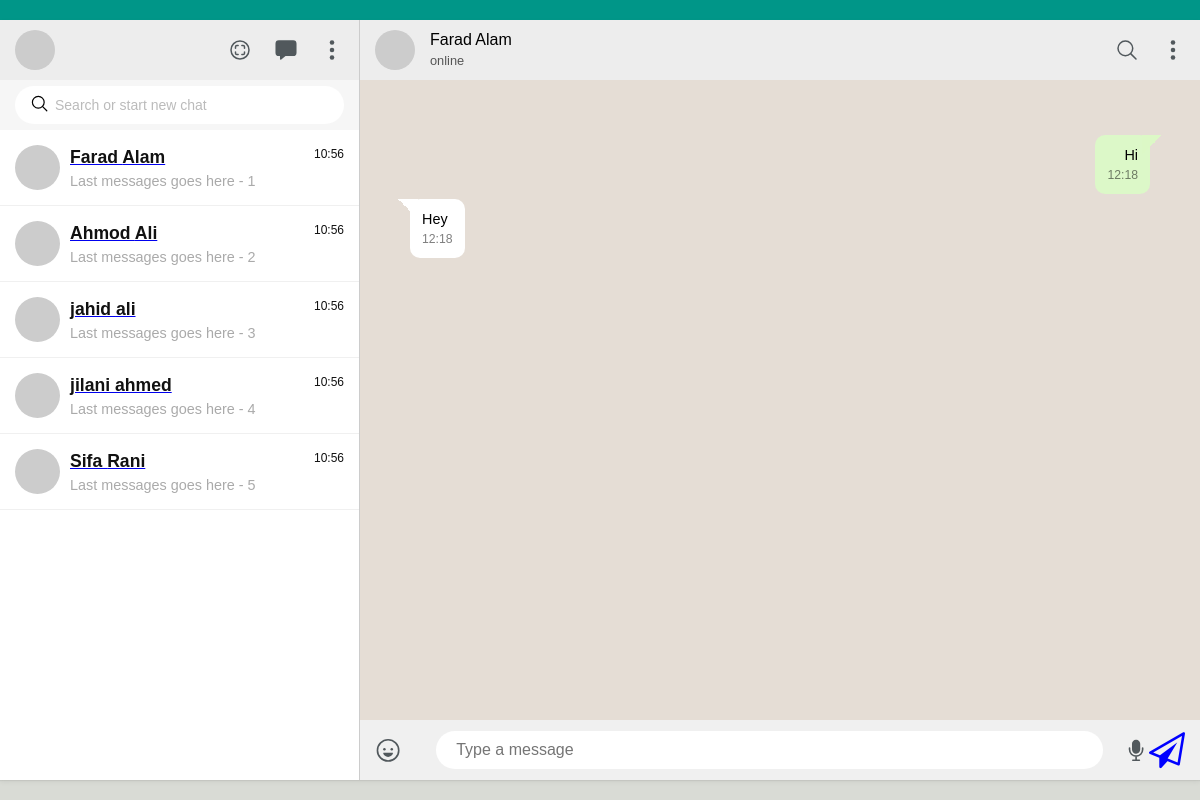
The app's page /chatapps/single-chat/1/ with its own data.
### CustomUser/models.py (models this page shows, shortened)
class CustomUser(AbstractBaseUser, PermissionsMixin):
    USER_ROLE = [
        ('1', 'Customer'),
        ('2', 'Editor'),
        ('3', 'Vendor'),
    ]
    email = models.EmailField(unique=True)
    first_name = models.CharField(max_length=30)
    last_name = models.CharField(max_length=30)
    channel_name = models.CharField(max_length=100, default=None, null=True, blank=True)
    user_role = models.CharField(choices=USER_ROLE, default=1, max_length=20)
    date_joined = models.DateTimeField(default=timezone.now)
    is_active = models.BooleanField(default=True)
    is_staff = models.BooleanField(default=True)
    objects = CustomUserManager()
    USERNAME_FIELD = 'email'
    REQUIRED_FIELDS = ['first_name', 'last_name']

### ChatApps/views.py (the view)
# urls.py: path("single-chat/<int:user_id>/", views.single_chat, name="single_chat_page")
def single_chat(request, user_id):
    chat_with_user = CustomUser.objects.get(id=user_id)
    user_list = CustomUser.objects.all().exclude(id=request.user.id)
    context= {
        "user_id": user_id,
        "chat_with_user":chat_with_user,
        "user_list":user_list,
        }
    return render(request, "chattemp/chat_with_friend.html", context)

### templates/chattemp/chat_with_friend.html (shortened to what this page needs)
{% extends "chattemp/base.html" %}
{% load static %}
{% block body_content %}
{% include 'chattemp/firend_list.html' %}
{% include 'chattemp/chat_box.html' %}
{% endblock body_content %}

### templates/chattemp/firend_list.html (shortened to what this page needs)
<div class="leftSide">
    <div class="header">
        <div class="userimg">
            <img src="https://i.pravatar.cc/150?img={{request.user.id}}" alt="" class="cover">
        </div>
        <ul class="nav_icons">
            <li><ion-icon name="scan-circle-outline"></ion-icon></li>
            <li><ion-icon name="chatbox"></ion-icon></li>
            <li><ion-icon name="ellipsis-vertical"></ion-icon></li>
        </ul>
    </div>
    <div class="search_chat">
        <div>
            <input type="text" placeholder="Search or start new chat">
            <ion-icon name="search-outline"></ion-icon>
        </div>
    </div>
    <div class="chatlist">
        {% for user in user_list %}
            <div class="block">
                <div class="imgBox">
                    <a href="{% url 'single_chat_page' user.id %}">
                        <img src="https://i.pravatar.cc/150?img={{user.id}}" class="cover" alt="">
                    </a>
                </div>
                <div class="details">
                    <div class="listHead">
                        <a href="{% url 'single_chat_page' user.id %}">
                            <h4>{{user.first_name}} {{user.last_name}}</h4>
                        </a>
                        <p class="time">10:56</p>
                    </div>
                    <div class="message_p">
                        <p id="last_messages-{{user.id}}" > Last messages goes here - {{user.id}}</p>
                    </div>
                </div>
            </div>
        {% endfor %}
    </div>
</div>

### templates/chattemp/chat_box.html (shortened to what this page needs)
<div class="rightSide">
    <div class="header">
        <div class="imgText">
            <div class="userimg">
                <img src="https://i.pravatar.cc/150?img={{chat_with_user.id}}" alt="" class="cover">
            </div>
            <h4>{{chat_with_user.first_name}} {{chat_with_user.last_name}} <br><span>online</span></h4>
        </div>
        <ul class="nav_icons">
            <li><ion-icon name="search-outline"></ion-icon></li>
            <li><ion-icon name="ellipsis-vertical"></ion-icon></li>
        </ul>
    </div>
    <div class="chatbox">
        <div class="message my_msg">
            <p>Hi <br><span>12:18</span></p>
        </div>
        <div class="message friend_msg">
            <p>Hey <br><span>12:18</span></p>
        </div>
    </div>
    <div class="chat_input">
        <ion-icon name="happy-outline"></ion-icon>
        <input id="chat-message-input" type="text" size="" placeholder="Type a message">
        <ion-icon name="mic"></ion-icon>
        <p id="chat-message-submit" ><i class="fa fa-send-o" style="font-size:36px;color:blue"></i></p>
    </div>
</div>

### static/css/main.css (style rules this page uses)
* { margin: 0; padding: 0; box-sizing: border-box; font-family: Arial, Helvetica, sans-serif; }
body { display: flex; justify-content: center; align-items: center; min-height: 100vh; background: linear-gradient( #009688 0%, #009688 130px, #d9dbd5 130px, #d9dbd5 100% ); }
.container .leftSide { position: relative; flex: 30%; background: #fff; border-right: 1px solid rgba(0, 0, 0, 0.2); }
.container .rightSide { position: relative; flex: 70%; background: #e5ddd5; }
.container .rightSide::before { content: ""; position: absolute; top: 0; left: 0; width: 100%; height: 100%; opacity: 0.06; }
.header { position: relative; width: 100%; height: 60px; background: #ededed; display: flex; justify-content: space-between; align-items: center; padding: 0 15px; }
.userimg { position: relative; width: 40px; height: 40px; overflow: hidden; border-radius: 50%; cursor: pointer; }
.cover { position: absolute; top: 0; left: 0; width: 100%; height: 100%; object-fit: cover; }
.nav_icons { display: flex; }
.nav_icons li { display: flex; list-style: none; cursor: pointer; color: #51585c; font-size: 1.5em; margin-left: 22px; }
.search_chat { position: relative; width: 100%; height: 50px; background: #f6f6f6; display: flex; justify-content: center; align-items: center; padding: 0 15px; }
.search_chat div { width: 100%; }
.search_chat div input { width: 100%; outline: none; border: none; background: #fff; padding: 6px; height: 38px; border-radius: 30px; font-size: 14px; padding-left: 40px; }
.search_chat div input::placeholder { color: #bbb; }
.search_chat div ion-icon { position: absolute; left: 30px; top: 14px; font-size: 1.2em; }
.chatlist { position: relative; height: calc(100% - 110px); overflow: auto; }
.chatlist .block { position: relative; width: 100%; display: flex; align-items: center; padding: 15px; border-bottom: 1px solid rgba(0, 0, 0, 0.06); cursor: pointer; }
.chatlist .block .imgBox { position: relative; min-width: 45px; height: 45px; overflow: hidden; border-radius: 50%; margin-right: 10px; }
.chatlist .block .details { position: relative; width: 100%; }
.chatlist .block .details .listHead { display: flex; justify-content: space-between; margin-bottom: 5px; }
.chatlist .block .details .listHead h4 { font-size: 1.1em; font-weight: 600; color: #111; }
.chatlist .block .details .listHead .time { font-size: 0.75em; color: #aaa; }
.chatlist .block .details .listHead .time { color: #111; }
.message_p { display: flex; justify-content: space-between; align-items: center; }
.message_p p { color: #aaa; display: -webkit-box; -webkit-line-clamp: 1; font-size: 0.9em; -webkit-box-orient: vertical; overflow: hidden; text-overflow: ellipsis; }
.imgText { position: relative; display: flex; justify-content: center; align-items: center; }
.imgText h4 { font-weight: 500; line-height: 1.2em; margin-left: 15px; }
.imgText h4 span { font-size: 0.8em; color: #555; }
.chatbox { position: relative; width: 100%; height: calc(100% - 120px); padding: 50px; overflow-y: auto; }
.message { position: relative; display: flex; width: 100%; margin: 5px 0; }
.message p { position: relative; right: 0; text-align: right; max-width: 65%; padding: 12px; background: #dcf8c8; border-radius: 10px; font-size: 0.9em; }
.message p::before { content: ""; position: absolute; top: 0; right: -12px; width: 20px; height: 20px; background: linear-gradient( 135deg, #dcf8c6 0%, #dcf8c6 50%, transparent 50%, transparent ); }
.message p span { display: block; margin-top: 5px; font-size: 0.85em; opacity: 0.5; }
.my_msg { justify-content: flex-end; }
.friend_msg { justify-content: flex-start; }
.friend_msg p { background: #fff; text-align: left; }
.message.friend_msg p::before { content: ""; position: absolute; top: 0; left: -12px; width: 20px; height: 20px; background: linear-gradient( 225deg, #fff 0%, #fff 50%, transparent 50%, transparent ); }
.chat_input { position: relative; width: 100%; height: 60px; background: #f0f0f0; padding: 15px; display: flex; justify-content: space-between; align-items: center; }
.chat_input ion-icon { cursor: pointer; font-size: 1.8em; color: #51585c; }
.chat_input ion-icon:nth-child(1) { margin-right: 15px; }
.chat_input input { position: relative; width: 90%; margin: 0 20px; padding: 10px 20px; border: none; outline: none; border-radius: 30px; font-size: 1em; }

### records on screen
CustomUser: first_name "Farad", last_name "Alam", id "1"
CustomUser: first_name "Ahmod", last_name "Ali", id "2"
CustomUser: first_name "jahid", last_name "ali", id "3"
CustomUser: first_name "jilani", last_name "ahmed", id "4"
CustomUser: first_name "Sifa", last_name "Rani", id "5"
